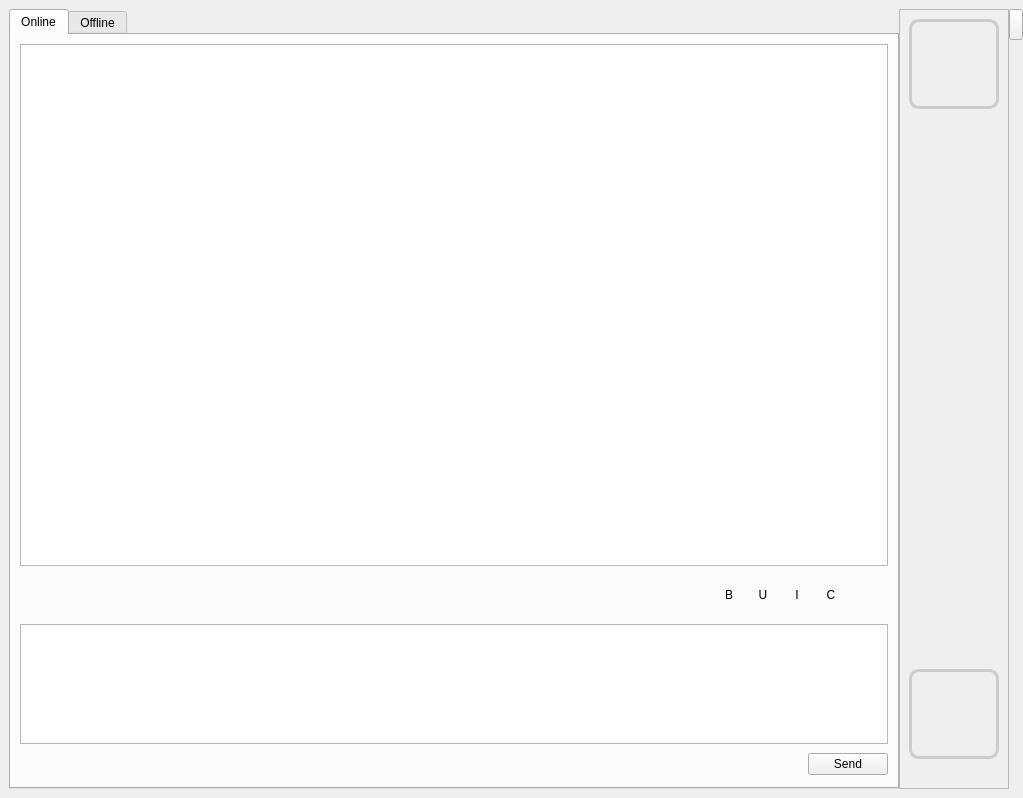
<?xml version="1.0" encoding="UTF-8"?>
<ui version="4.0">
 <class>form_chatwidget</class>
 <widget class="QMainWindow" name="form_chatwidget">
  <property name="geometry">
   <rect>
    <x>0</x>
    <y>0</y>
    <width>1023</width>
    <height>798</height>
   </rect>
  </property>
  <property name="windowTitle">
   <string>AbstractUserLocalImage Chat</string>
  </property>
  <widget class="QWidget" name="centralwidget">
   <layout class="QGridLayout" name="gridLayout">
    <property name="rightMargin">
     <number>0</number>
    </property>
    <property name="spacing">
     <number>0</number>
    </property>
    <item row="0" column="2" rowspan="2">
     <layout class="QGridLayout" name="_3">
      <item row="0" column="0">
       <widget class="QPushButton" name="avatarFrameButton">
        <property name="minimumSize">
         <size>
          <width>14</width>
          <height>31</height>
         </size>
        </property>
        <property name="maximumSize">
         <size>
          <width>14</width>
          <height>31</height>
         </size>
        </property>
        <property name="text">
         <string/>
        </property>
        <property name="icon">
         <iconset resource="resourcen.qrc">
          <normaloff>:/icons/show_frame.png</normaloff>:/icons/show_frame.png</iconset>
        </property>
        <property name="iconSize">
         <size>
          <width>16</width>
          <height>31</height>
         </size>
        </property>
        <property name="checkable">
         <bool>true</bool>
        </property>
       </widget>
      </item>
      <item row="1" column="0">
       <spacer>
        <property name="orientation">
         <enum>Qt::Vertical</enum>
        </property>
        <property name="sizeHint" stdset="0">
         <size>
          <width>14</width>
          <height>321</height>
         </size>
        </property>
       </spacer>
      </item>
     </layout>
    </item>
    <item row="0" column="1" rowspan="2">
     <widget class="QFrame" name="avatarframe">
      <property name="frameShape">
       <enum>QFrame::StyledPanel</enum>
      </property>
      <property name="frameShadow">
       <enum>QFrame::Raised</enum>
      </property>
      <layout class="QGridLayout" name="gridLayout_3">
       <item row="1" column="0">
        <spacer name="verticalSpacer">
         <property name="orientation">
          <enum>Qt::Vertical</enum>
         </property>
         <property name="sizeHint" stdset="0">
          <size>
           <width>20</width>
           <height>40</height>
          </size>
         </property>
        </spacer>
       </item>
       <item row="3" column="0">
        <spacer name="verticalSpacer_2">
         <property name="orientation">
          <enum>Qt::Vertical</enum>
         </property>
         <property name="sizeType">
          <enum>QSizePolicy::Fixed</enum>
         </property>
         <property name="sizeHint" stdset="0">
          <size>
           <width>10</width>
           <height>20</height>
          </size>
         </property>
        </spacer>
       </item>
       <item row="2" column="0">
        <widget class="QLabel" name="ownavatar_label">
         <property name="sizePolicy">
          <sizepolicy hsizetype="Fixed" vsizetype="Fixed">
           <horstretch>0</horstretch>
           <verstretch>0</verstretch>
          </sizepolicy>
         </property>
         <property name="minimumSize">
          <size>
           <width>90</width>
           <height>90</height>
          </size>
         </property>
         <property name="styleSheet">
          <string notr="true">QLabel{ 
border: 3px solid #CCCCCC;
border-radius: 10px;
}</string>
         </property>
         <property name="text">
          <string/>
         </property>
        </widget>
       </item>
       <item row="0" column="0">
        <widget class="QLabel" name="useravatar_label">
         <property name="sizePolicy">
          <sizepolicy hsizetype="Fixed" vsizetype="Fixed">
           <horstretch>0</horstretch>
           <verstretch>0</verstretch>
          </sizepolicy>
         </property>
         <property name="minimumSize">
          <size>
           <width>90</width>
           <height>90</height>
          </size>
         </property>
         <property name="styleSheet">
          <string notr="true">QLabel{ 
border: 3px solid #CCCCCC;
border-radius: 10px;
}</string>
         </property>
         <property name="text">
          <string/>
         </property>
        </widget>
       </item>
      </layout>
     </widget>
    </item>
    <item row="0" column="0">
     <widget class="QTabWidget" name="tabWidget">
      <property name="enabled">
       <bool>true</bool>
      </property>
      <property name="currentIndex">
       <number>0</number>
      </property>
      <widget class="QWidget" name="tab_5">
       <property name="enabled">
        <bool>true</bool>
       </property>
       <attribute name="title">
        <string>Online</string>
       </attribute>
       <layout class="QVBoxLayout" name="verticalLayout">
        <item>
         <widget class="QTextBrowser" name="chat">
          <property name="cursor" stdset="0">
           <cursorShape>IBeamCursor</cursorShape>
          </property>
          <property name="textInteractionFlags">
           <set>Qt::LinksAccessibleByKeyboard|Qt::LinksAccessibleByMouse|Qt::TextBrowserInteraction|Qt::TextSelectableByKeyboard|Qt::TextSelectableByMouse</set>
          </property>
          <property name="openExternalLinks">
           <bool>true</bool>
          </property>
         </widget>
        </item>
        <item>
         <widget class="QFrame" name="chattoolsframe">
          <layout class="QHBoxLayout" name="horizontalLayout">
           <item>
            <spacer name="horizontalSpacer_3">
             <property name="orientation">
              <enum>Qt::Horizontal</enum>
             </property>
             <property name="sizeHint" stdset="0">
              <size>
               <width>40</width>
               <height>20</height>
              </size>
             </property>
            </spacer>
           </item>
           <item>
            <widget class="QToolButton" name="cmd_SendFile">
             <property name="minimumSize">
              <size>
               <width>28</width>
               <height>28</height>
              </size>
             </property>
             <property name="maximumSize">
              <size>
               <width>28</width>
               <height>28</height>
              </size>
             </property>
             <property name="focusPolicy">
              <enum>Qt::TabFocus</enum>
             </property>
             <property name="toolTip">
              <string>Sendfile</string>
             </property>
             <property name="text">
              <string/>
             </property>
             <property name="icon">
              <iconset resource="resourcen.qrc">
               <normaloff>:/icons/fileadd.png</normaloff>:/icons/fileadd.png</iconset>
             </property>
             <property name="iconSize">
              <size>
               <width>24</width>
               <height>24</height>
              </size>
             </property>
             <property name="checkable">
              <bool>false</bool>
             </property>
             <property name="autoRaise">
              <bool>true</bool>
             </property>
            </widget>
           </item>
           <item>
            <widget class="QToolButton" name="txtBold">
             <property name="enabled">
              <bool>true</bool>
             </property>
             <property name="minimumSize">
              <size>
               <width>28</width>
               <height>28</height>
              </size>
             </property>
             <property name="toolTip">
              <string>Bold</string>
             </property>
             <property name="text">
              <string>B</string>
             </property>
             <property name="icon">
              <iconset resource="resourcen.qrc">
               <normaloff>:/icons/textbold.png</normaloff>:/icons/textbold.png</iconset>
             </property>
             <property name="iconSize">
              <size>
               <width>22</width>
               <height>22</height>
              </size>
             </property>
             <property name="checkable">
              <bool>true</bool>
             </property>
             <property name="autoRaise">
              <bool>true</bool>
             </property>
            </widget>
           </item>
           <item>
            <widget class="QToolButton" name="txtUnder">
             <property name="enabled">
              <bool>true</bool>
             </property>
             <property name="minimumSize">
              <size>
               <width>28</width>
               <height>28</height>
              </size>
             </property>
             <property name="toolTip">
              <string>Underline</string>
             </property>
             <property name="text">
              <string>U</string>
             </property>
             <property name="icon">
              <iconset resource="resourcen.qrc">
               <normaloff>:/icons/textunder.png</normaloff>:/icons/textunder.png</iconset>
             </property>
             <property name="iconSize">
              <size>
               <width>22</width>
               <height>22</height>
              </size>
             </property>
             <property name="checkable">
              <bool>true</bool>
             </property>
             <property name="autoRaise">
              <bool>true</bool>
             </property>
            </widget>
           </item>
           <item>
            <widget class="QToolButton" name="txtItalic">
             <property name="enabled">
              <bool>true</bool>
             </property>
             <property name="minimumSize">
              <size>
               <width>28</width>
               <height>28</height>
              </size>
             </property>
             <property name="toolTip">
              <string>Italic</string>
             </property>
             <property name="text">
              <string>I</string>
             </property>
             <property name="icon">
              <iconset resource="resourcen.qrc">
               <normaloff>:/icons/textitalic.png</normaloff>:/icons/textitalic.png</iconset>
             </property>
             <property name="iconSize">
              <size>
               <width>22</width>
               <height>22</height>
              </size>
             </property>
             <property name="checkable">
              <bool>true</bool>
             </property>
             <property name="autoRaise">
              <bool>true</bool>
             </property>
            </widget>
           </item>
           <item>
            <widget class="QToolButton" name="txtColor">
             <property name="enabled">
              <bool>true</bool>
             </property>
             <property name="minimumSize">
              <size>
               <width>28</width>
               <height>28</height>
              </size>
             </property>
             <property name="toolTip">
              <string>Color</string>
             </property>
             <property name="text">
              <string>C</string>
             </property>
             <property name="icon">
              <iconset resource="resourcen.qrc">
               <normaloff>:/icons/format-text-color.png</normaloff>:/icons/format-text-color.png</iconset>
             </property>
             <property name="iconSize">
              <size>
               <width>24</width>
               <height>24</height>
              </size>
             </property>
             <property name="autoRaise">
              <bool>true</bool>
             </property>
            </widget>
           </item>
           <item>
            <widget class="QToolButton" name="txtFont">
             <property name="minimumSize">
              <size>
               <width>28</width>
               <height>28</height>
              </size>
             </property>
             <property name="maximumSize">
              <size>
               <width>28</width>
               <height>28</height>
              </size>
             </property>
             <property name="toolTip">
              <string>Font</string>
             </property>
             <property name="text">
              <string/>
             </property>
             <property name="icon">
              <iconset resource="resourcen.qrc">
               <normaloff>:/icons/application-x-font-afm.png</normaloff>:/icons/application-x-font-afm.png</iconset>
             </property>
             <property name="iconSize">
              <size>
               <width>22</width>
               <height>22</height>
              </size>
             </property>
             <property name="autoRaise">
              <bool>true</bool>
             </property>
            </widget>
           </item>
          </layout>
         </widget>
        </item>
        <item>
         <widget class="QTextEdit" name="message">
          <property name="maximumSize">
           <size>
            <width>16777215</width>
            <height>120</height>
           </size>
          </property>
         </widget>
        </item>
        <item>
         <layout class="QHBoxLayout" name="_8">
          <property name="spacing">
           <number>6</number>
          </property>
          <property name="leftMargin">
           <number>0</number>
          </property>
          <property name="topMargin">
           <number>3</number>
          </property>
          <property name="rightMargin">
           <number>0</number>
          </property>
          <property name="bottomMargin">
           <number>3</number>
          </property>
          <item>
           <spacer>
            <property name="orientation">
             <enum>Qt::Horizontal</enum>
            </property>
            <property name="sizeHint" stdset="0">
             <size>
              <width>40</width>
              <height>20</height>
             </size>
            </property>
           </spacer>
          </item>
          <item>
           <widget class="QPushButton" name="send">
            <property name="text">
             <string>Send</string>
            </property>
           </widget>
          </item>
         </layout>
        </item>
       </layout>
      </widget>
      <widget class="QWidget" name="tab_6">
       <property name="enabled">
        <bool>true</bool>
       </property>
       <attribute name="title">
        <string>Offline</string>
       </attribute>
       <layout class="QVBoxLayout" name="verticalLayout_2">
        <item>
         <widget class="QTextEdit" name="textEdit"/>
        </item>
        <item>
         <widget class="QFrame" name="chattoolsframe_2">
          <layout class="QHBoxLayout" name="horizontalLayout_2">
           <item>
            <widget class="QToolButton" name="cmd_Reaload">
             <property name="minimumSize">
              <size>
               <width>28</width>
               <height>28</height>
              </size>
             </property>
             <property name="maximumSize">
              <size>
               <width>28</width>
               <height>28</height>
              </size>
             </property>
             <property name="focusPolicy">
              <enum>Qt::TabFocus</enum>
             </property>
             <property name="toolTip">
              <string>reload message</string>
             </property>
             <property name="text">
              <string>reload message</string>
             </property>
             <property name="icon">
              <iconset resource="resourcen.qrc">
               <normaloff>:/icons/reload.png</normaloff>:/icons/reload.png</iconset>
             </property>
             <property name="iconSize">
              <size>
               <width>24</width>
               <height>24</height>
              </size>
             </property>
             <property name="checkable">
              <bool>false</bool>
             </property>
             <property name="autoRaise">
              <bool>true</bool>
             </property>
            </widget>
           </item>
           <item>
            <widget class="QToolButton" name="cmd_new">
             <property name="toolTip">
              <string>new message</string>
             </property>
             <property name="text">
              <string>new message</string>
             </property>
             <property name="icon">
              <iconset resource="resourcen.qrc">
               <normaloff>:/icons/new.png</normaloff>:/icons/new.png</iconset>
             </property>
             <property name="autoRaise">
              <bool>true</bool>
             </property>
            </widget>
           </item>
           <item>
            <widget class="QToolButton" name="cmd_delete">
             <property name="toolTip">
              <string>delete message</string>
             </property>
             <property name="text">
              <string>delete message</string>
             </property>
             <property name="icon">
              <iconset resource="resourcen.qrc">
               <normaloff>:/icons/edit-delete.png</normaloff>:/icons/edit-delete.png</iconset>
             </property>
             <property name="iconSize">
              <size>
               <width>16</width>
               <height>16</height>
              </size>
             </property>
             <property name="autoRaise">
              <bool>true</bool>
             </property>
            </widget>
           </item>
           <item>
            <widget class="QToolButton" name="cmd_Save">
             <property name="minimumSize">
              <size>
               <width>28</width>
               <height>28</height>
              </size>
             </property>
             <property name="maximumSize">
              <size>
               <width>28</width>
               <height>28</height>
              </size>
             </property>
             <property name="focusPolicy">
              <enum>Qt::TabFocus</enum>
             </property>
             <property name="toolTip">
              <string>save change</string>
             </property>
             <property name="text">
              <string>save change</string>
             </property>
             <property name="icon">
              <iconset resource="resourcen.qrc">
               <normaloff>:/icons/success.png</normaloff>:/icons/success.png</iconset>
             </property>
             <property name="iconSize">
              <size>
               <width>24</width>
               <height>24</height>
              </size>
             </property>
             <property name="checkable">
              <bool>false</bool>
             </property>
             <property name="autoRaise">
              <bool>true</bool>
             </property>
            </widget>
           </item>
           <item>
            <spacer name="horizontalSpacer">
             <property name="orientation">
              <enum>Qt::Horizontal</enum>
             </property>
             <property name="sizeHint" stdset="0">
              <size>
               <width>40</width>
               <height>20</height>
              </size>
             </property>
            </spacer>
           </item>
           <item>
            <widget class="QPushButton" name="cmd_back">
             <property name="text">
              <string>&lt;</string>
             </property>
            </widget>
           </item>
           <item>
            <widget class="QLabel" name="label_currentMessageCount">
             <property name="text">
              <string>0 / 0</string>
             </property>
            </widget>
           </item>
           <item>
            <widget class="QPushButton" name="cmd_next">
             <property name="text">
              <string>&gt;</string>
             </property>
            </widget>
           </item>
           <item>
            <spacer name="horizontalSpacer_4">
             <property name="orientation">
              <enum>Qt::Horizontal</enum>
             </property>
             <property name="sizeHint" stdset="0">
              <size>
               <width>40</width>
               <height>20</height>
              </size>
             </property>
            </spacer>
           </item>
           <item>
            <widget class="QToolButton" name="txtBold_2">
             <property name="enabled">
              <bool>true</bool>
             </property>
             <property name="minimumSize">
              <size>
               <width>28</width>
               <height>28</height>
              </size>
             </property>
             <property name="toolTip">
              <string>Bold</string>
             </property>
             <property name="text">
              <string>B</string>
             </property>
             <property name="icon">
              <iconset resource="resourcen.qrc">
               <normaloff>:/icons/textbold.png</normaloff>:/icons/textbold.png</iconset>
             </property>
             <property name="iconSize">
              <size>
               <width>22</width>
               <height>22</height>
              </size>
             </property>
             <property name="checkable">
              <bool>true</bool>
             </property>
             <property name="autoRaise">
              <bool>true</bool>
             </property>
            </widget>
           </item>
           <item>
            <widget class="QToolButton" name="txtUnder_2">
             <property name="enabled">
              <bool>true</bool>
             </property>
             <property name="minimumSize">
              <size>
               <width>28</width>
               <height>28</height>
              </size>
             </property>
             <property name="toolTip">
              <string>Underline</string>
             </property>
             <property name="text">
              <string>U</string>
             </property>
             <property name="icon">
              <iconset resource="resourcen.qrc">
               <normaloff>:/icons/textunder.png</normaloff>:/icons/textunder.png</iconset>
             </property>
             <property name="iconSize">
              <size>
               <width>22</width>
               <height>22</height>
              </size>
             </property>
             <property name="checkable">
              <bool>true</bool>
             </property>
             <property name="autoRaise">
              <bool>true</bool>
             </property>
            </widget>
           </item>
           <item>
            <widget class="QToolButton" name="txtItalic_2">
             <property name="enabled">
              <bool>true</bool>
             </property>
             <property name="minimumSize">
              <size>
               <width>28</width>
               <height>28</height>
              </size>
             </property>
             <property name="toolTip">
              <string>Italic</string>
             </property>
             <property name="text">
              <string>I</string>
             </property>
             <property name="icon">
              <iconset resource="resourcen.qrc">
               <normaloff>:/icons/textitalic.png</normaloff>:/icons/textitalic.png</iconset>
             </property>
             <property name="iconSize">
              <size>
               <width>22</width>
               <height>22</height>
              </size>
             </property>
             <property name="checkable">
              <bool>true</bool>
             </property>
             <property name="autoRaise">
              <bool>true</bool>
             </property>
            </widget>
           </item>
           <item>
            <widget class="QToolButton" name="txtColor_2">
             <property name="enabled">
              <bool>true</bool>
             </property>
             <property name="minimumSize">
              <size>
               <width>28</width>
               <height>28</height>
              </size>
             </property>
             <property name="toolTip">
              <string>Color</string>
             </property>
             <property name="text">
              <string>C</string>
             </property>
             <property name="icon">
              <iconset resource="resourcen.qrc">
               <normaloff>:/icons/format-text-color.png</normaloff>:/icons/format-text-color.png</iconset>
             </property>
             <property name="iconSize">
              <size>
               <width>24</width>
               <height>24</height>
              </size>
             </property>
             <property name="autoRaise">
              <bool>true</bool>
             </property>
            </widget>
           </item>
           <item>
            <widget class="QToolButton" name="txtFont_2">
             <property name="minimumSize">
              <size>
               <width>28</width>
               <height>28</height>
              </size>
             </property>
             <property name="maximumSize">
              <size>
               <width>28</width>
               <height>28</height>
              </size>
             </property>
             <property name="toolTip">
              <string>Font</string>
             </property>
             <property name="text">
              <string/>
             </property>
             <property name="icon">
              <iconset resource="resourcen.qrc">
               <normaloff>:/icons/application-x-font-afm.png</normaloff>:/icons/application-x-font-afm.png</iconset>
             </property>
             <property name="iconSize">
              <size>
               <width>22</width>
               <height>22</height>
              </size>
             </property>
             <property name="autoRaise">
              <bool>true</bool>
             </property>
            </widget>
           </item>
          </layout>
         </widget>
        </item>
       </layout>
      </widget>
     </widget>
    </item>
   </layout>
  </widget>
  <action name="actionAvatar_Picture">
   <property name="icon">
    <iconset resource="resourcen.qrc">
     <normaloff>:/icons/insert-image.png</normaloff>:/icons/insert-image.png</iconset>
   </property>
   <property name="text">
    <string>Set Avatar Picture</string>
   </property>
   <property name="toolTip">
    <string>Set Avatar Picture</string>
   </property>
  </action>
 </widget>
 <resources>
  <include location="resourcen.qrc"/>
 </resources>
 <connections/>
</ui>
